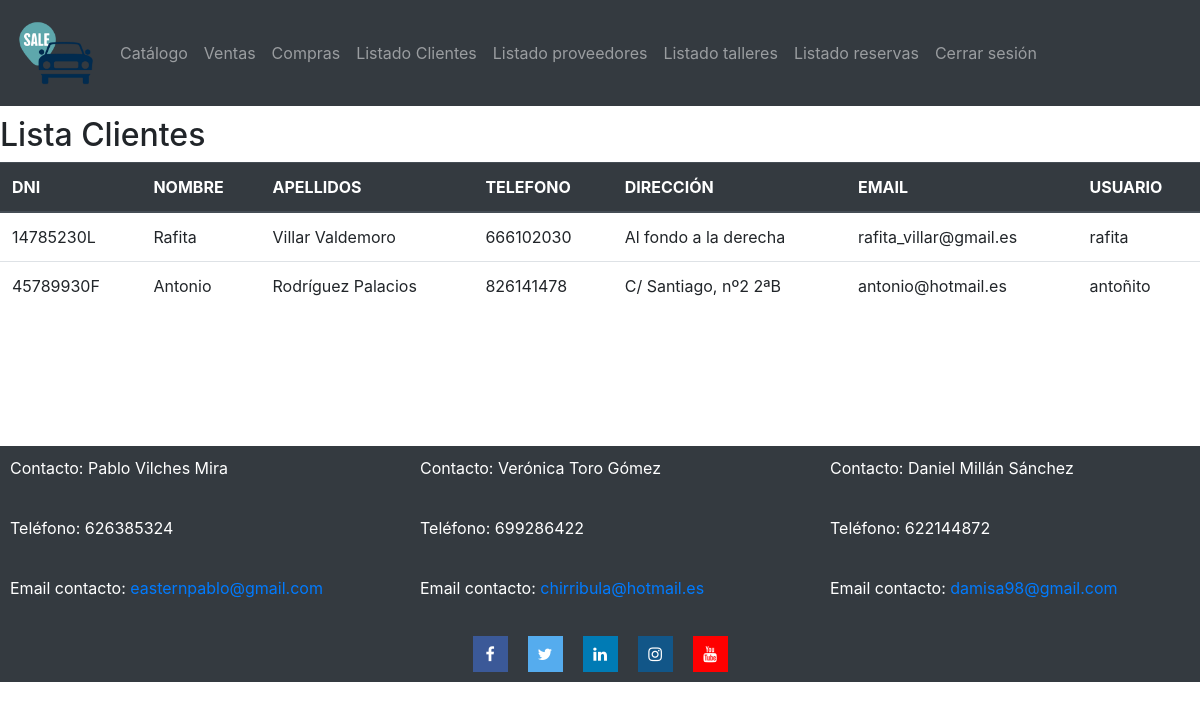
The page /listar/clientes/ (signed in) on the database its author committed.
### catalogo/models.py (models this page shows, shortened)
class Cliente(models.Model):
    cliente_id =  models.AutoField(primary_key=True)
    dni = models.CharField(max_length=9)
    nombre = models.CharField(max_length=50)
    apellidos = models.CharField(max_length=50)
    telefono = models.CharField(max_length=9)
    direccion = models.CharField(max_length=100)
    email = models.EmailField(max_length=50)
    usuario = models.ForeignKey(User, on_delete=models.CASCADE, null=True)

### catalogo/views.py (the view)
# urls.py: path("listar/clientes/", views.listar_clientes, name="Listado clientes - Concesionario"),
@login_required(login_url="/concesionario/login")
def listar_clientes(request):
    clientes = Cliente.objects.all()
    return render(request, "listar_clientes.html",{"clientes":clientes})

### catalogo/templates/listar_clientes.html (shortened to what this page needs)
{% extends "base.html" %}
{% block content %}
<h2>Lista Clientes</h2>
<table class="table">
    <thead class="thead-dark">
      <tr>
        <th>DNI</th>
        <th>NOMBRE</th>
        <th>APELLIDOS</th>
        <th>TELEFONO</th>
        <th>DIRECCIÓN</th>
        <th>EMAIL</th>
        <th>USUARIO</th>
      </tr>
    </thead>
    <tbody>
        {% for cliente in clientes %}
        <tr>
            <td>{{cliente.dni}}</td>
            <td>{{cliente.nombre}}</td>
            <td>{{cliente.apellidos}}</td>
            <td>{{cliente.telefono}}</td>
            <td>{{cliente.direccion}}</td>
            <td>{{cliente.email}}</td>
            <td>{{cliente.usuario}}</td>
        </tr>
        {% endfor %}
    </tbody>
</table>
{% endblock %}

### rows shown on the page
Cliente: dni "14785230L", nombre "Rafita", apellidos "Villar Valdemoro", telefono "666102030", direccion "Al fondo a la derecha", email "rafita_villar@gmail.es", usuario "rafita"
Cliente: dni "45789930F", nombre "Antonio", apellidos "Rodríguez Palacios", telefono "826141478", direccion "C/ Santiago, nº2 2ªB", email "antonio@hotmail.es", usuario "antoñito"
